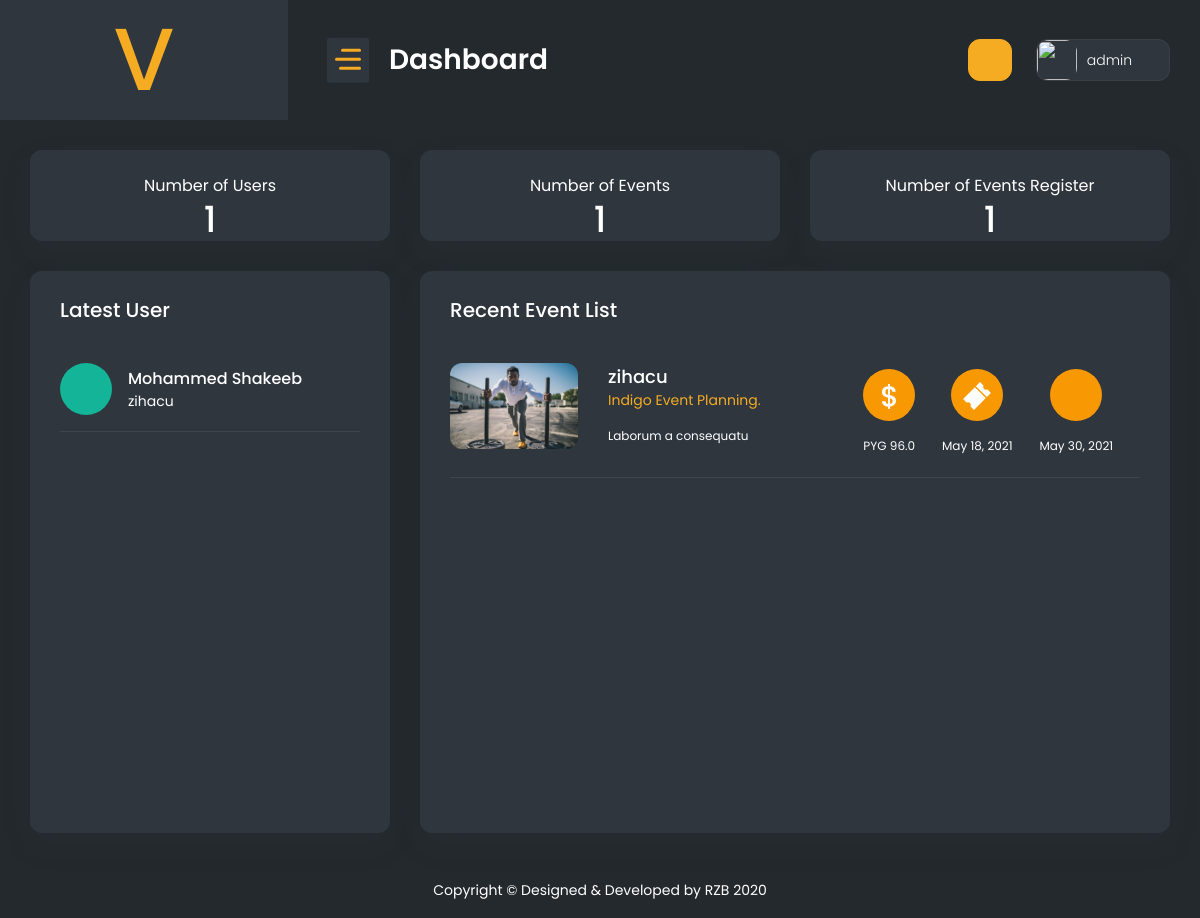
Screenshot of /superadmin/ (signed in) with the database file from the repository.
### webapp/models.py (models this page shows)
class User_Event_Registration(models.Model):
    Registration_id = models.AutoField(primary_key=True)
    user_id = models.ForeignKey(User_Signup , on_delete=models.SET_NULL,blank=True,null=True)
    EventId = models.ForeignKey(Event , on_delete=models.CASCADE ,blank=True,)
    Description = models.CharField(max_length=255, default="")
    created = models.DateTimeField(auto_now_add=True, blank=True)
    status =models.CharField(max_length=100, choices=STATUS , default="Disable")

class User_Signup(models.Model):
    user_id = models.AutoField(primary_key=True)
    Name = models.CharField(max_length=255, default="")
    Surname = models.CharField(max_length=255, default="")
    Ci = models.CharField(max_length=255, default="")
    Ruc = models.CharField(max_length=255, default="")
    Gender = models.CharField(max_length=20, default="")
    Phones = models.CharField(max_length=20, default="")
    Email = models.EmailField(max_length=255, default="")
    Direction = models.CharField(max_length=255, default="")
    City =  models.CharField(max_length=255, default="")
    Birth_date  = models.DateField()
    Creation = models.DateTimeField(auto_now_add=True, blank=True)
    Password = models.TextField(max_length=500 , default="")
    Token = models.CharField(max_length=40, default="")
    def __str__(self):
        return self.Name

class Event(models.Model):
    EventId = models.AutoField(primary_key=True)
    EventName = models.CharField(max_length=255, default="")
    Cost = models.FloatField(default=0.0)
    Registration_start = models.DateField()
    Registration_end = models.DateField()
    Runner_quantity = models.IntegerField(default=0)
    Event_logo = models.ImageField(upload_to='Eventlogo/',default="SuperAdmin/dummy.jpg")
    Status = models.CharField(max_length=50, default="")
    EventTypeId = models.ForeignKey(Event_Type , on_delete=models.SET_NULL,blank=True,null=True)
    Description = models.TextField(default="")
    created = models.DateTimeField(auto_now_add=True, blank=True)
    distance=models.FloatField(default="")
    def __str__(self):
        return self.EventName

class Event_Type(models.Model):
    EventTypeId = models.AutoField(primary_key=True)
    EventType = models.CharField(max_length=255, default="")
    Super_AdminAccount_id=models.ForeignKey(Super_AdminAccount , on_delete=models.SET_NULL,blank=True,null=True)
    def __str__(self):
        return self.EventType

### webapp/views.py (the view)
# urls.py: path('superadmin/',superadmin.as_view(),name="superadmin"),
class superadmin(View):
    def get(self,request):
        if not request.session.has_key('adminid'):
            return redirect("/superadminlogin")
        try:
            user = User_Signup.objects.all().count()
            userregister = User_Event_Registration.objects.all().count()
            event = Event.objects.all().count()
            latestuser = User_Event_Registration.objects.all().order_by('-Registration_id')[0:1]
            eventlist = Event.objects.all().order_by('-EventId')[0:4]
            return render(request ,'superadmin/index.html',{'user':user,'userregister':userregister,'event':event,'latestuser':latestuser,'eventlist':eventlist})
        except:
            return redirect("/superadmin")

### templates/superadmin/index.html (shortened to what this page needs)
{% extends 'superadmin/base.html' %}
{% load static %}
{% block body %}
<div class="container-fluid">
    <div class="row">
        <div class="col-xl-12 col-xxl-12 col-lg-12">
            <div class="row">
                <div class="col-sm-4">
                    <div class="card overflow-hidden">
                        <div class="mt-4 text-center align-items-start pb-0 border-0">
                            <div class="text-center">
                                <span class="fs-16">Number of Users</span>
                                <h1 class="fs-29 mb-0">{{user}}</h1>
                            </div>
                        </div>
                    </div>
                </div>
                <div class="col-sm-4">
                    <div class="card overflow-hidden">
                        <div class="mt-4 text-center align-items-start pb-0 border-0">
                            <div class="text-center">
                                <span class="fs-16">Number of Events</span>
                                <h1 class="fs-29 mb-0">{{event}}</h1>
                            </div>
                        </div>
                    </div>
                </div>
                <div class="col-sm-4">
                    <div class="card overflow-hidden">
                        <div class="mt-4 text-center align-items-start pb-0 border-0">
                            <div class="text-center">
                                <span class="fs-16">Number of Events Register</span>
                                <h1 class="fs-29 mb-0">{{userregister}}</h1>
                            </div>
                        </div>
                    </div>
                </div>
            </div>
        </div>
        <div class="col-xl-3 col-xxl-4 col-md-6">
            <div class="card">
                <div class="card-header border-0 pb-0">
                    <h4 class="fs-20">Latest User</h4>
                </div>
                <div class="card-body">
                    <div class="media pb-3 border-bottom mb-3 align-items-center">
                        <span class="ticket-icon mr-3 bg-primary">
                            <i class="fa fa-ticket fa-2x text-white"></i>
                        </span>
                        {% for l in latestuser %}
                        <div class="media-body">
                            <h6 class="fs-16 mb-0">{{l.user_id}}</h6>
                            <div class="d-flex">
                                <span class="fs-14 mr-auto">{{l.EventId}}</span>
                            </div>
                        </div>
                        {% endfor %}
                    </div>
                </div>
            </div>
        </div>
        <div class="col-xl-9 col-xxl-8">
            <div class="card event-bx">
                <div class="card-header border-0 pb-0">
                    <h4 class="fs-20">Recent Event List</h4>
                </div>
                <div class="card-body dz-scroll" id="event-bx">
                    {% for e in eventlist %}
                    <div class="media d-md-flex d-block pb-3 border-bottom mb-3">
                        <div class="image">
                            <img src="{{e.Event_logo.url}}" alt="">
                        </div>
                        <div class="media-body">
                            <h4 class="fs-18 mb-sm-0 mb-2"><a href="javascript.html"> {{e.EventName}}</a></h4>
                            <span class="fs-14 d-block mb-sm-3 mb-2 text-primary">{{e.EventTypeId}}</span>
                            <p class="fs-12">{{e.Description}}</p>
                        </div>
                        <div class="media-footer">
                            <div class="text-center">
                                <span class="ticket-icon bgl-primary mb-3">
                                </span>
                                <div class="fs-12 text-white">PYG {{e.Cost}}</div>
                            </div>
                            <div class="text-center">
                                <span class="ticket-icon bgl-primary mb-3">
                                </span>
                                <div class="fs-12 text-white">{{e.Registration_start}}</div>
                            </div>
                            <div class="text-center">
                                <span class="ticket-icon bgl-primary mb-3">
                                </span>
                                <div class="fs-12 text-white">{{e.Registration_end}}</div>
                            </div>
                        </div>
                    </div>
                    {% endfor %}
                </div>
            </div>
        </div>
    </div>
</div>
{% endblock body %}

### rows the page displays
User_Event_Registration: user_id "Mohammed Shakeeb", EventId "zihacu"
Event: Event_logo (picture), EventName "zihacu", EventTypeId "Indigo Event Planning.", Description "Laborum a consequatu", Cost "96.0", Registration_start "May 18, 2021", Registration_end "May 30, 2021"

### other values shown
{{ request.session.adminname }} "admin"
{{ user }} "1"
{{ event }} "1"
{{ userregister }} "1"
